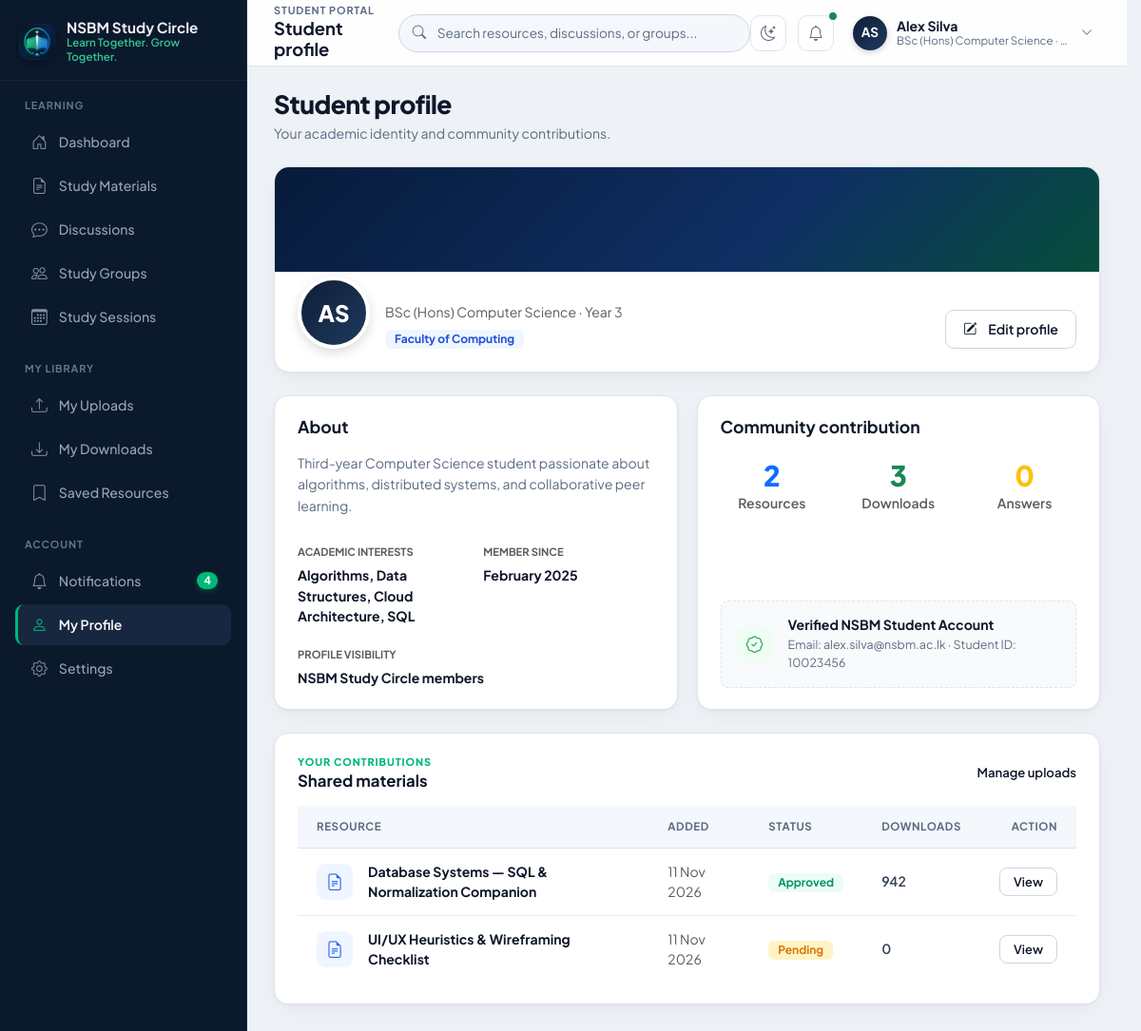
Screenshot of /frontend/student/profile.php (signed in) with the database file from the repository.
### tables this page shows
CREATE TABLE IF NOT EXISTS users (
    id INT AUTO_INCREMENT PRIMARY KEY,
    name VARCHAR(120) NOT NULL,
    email VARCHAR(160) NOT NULL UNIQUE,
    password VARCHAR(255) NOT NULL,
    role ENUM('admin', 'student') NOT NULL DEFAULT 'student',
    admin_type ENUM('Super administrator', 'Content moderator', 'Community moderator') NULL,
    student_id VARCHAR(30) NULL UNIQUE,
    faculty ENUM('Computing', 'Business', 'Engineering', 'Science') NOT NULL DEFAULT 'Computing',
    degree_program VARCHAR(180) DEFAULT 'BSc (Hons) Computer Science · Year 3',
    academic_year VARCHAR(20) DEFAULT 'Year 3',
    status ENUM('Active', 'Pending', 'Suspended') NOT NULL DEFAULT 'Active',
    bio TEXT NULL,
    academic_interests VARCHAR(255) DEFAULT 'Algorithms, Web Development, Databases',
    profile_visibility ENUM('NSBM Study Circle members', 'Public', 'Private') DEFAULT 'NSBM Study Circle members',
    profile_image VARCHAR(255) NULL,
    last_active_at TIMESTAMP NULL DEFAULT CURRENT_TIMESTAMP ON UPDATE CURRENT_TIMESTAMP,
    created_at TIMESTAMP DEFAULT CURRENT_TIMESTAMP,
    updated_at TIMESTAMP DEFAULT CURRENT_TIMESTAMP ON UPDATE CURRENT_TIMESTAMP,
    INDEX idx_users_role (role),
    INDEX idx_users_faculty (faculty),
    INDEX idx_users_status (status)
);

CREATE TABLE IF NOT EXISTS resources (
    id INT AUTO_INCREMENT PRIMARY KEY,
    title VARCHAR(255) NOT NULL,
    description TEXT NULL,
    about_text TEXT NULL,
    whats_included TEXT NULL,
    preview_badge VARCHAR(100) NULL,
    preview_heading VARCHAR(255) NULL,
    preview_subheading VARCHAR(255) NULL,
    subject_id INT NULL,
    module_code VARCHAR(30) NULL,
    faculty ENUM('Computing', 'Business', 'Engineering', 'Science') NOT NULL DEFAULT 'Computing',
    academic_year VARCHAR(20) DEFAULT 'Year 1',
    file_path VARCHAR(255) NOT NULL,
    file_type VARCHAR(20) DEFAULT 'PDF',
    file_size_mb DECIMAL(5,2) DEFAULT 0.00,
    page_count INT DEFAULT 1,
    language VARCHAR(50) DEFAULT 'English',
    uploaded_by INT NOT NULL,
    status ENUM('Pending', 'Approved', 'Rejected', 'Archived') DEFAULT 'Approved',
    downloads INT DEFAULT 0,
    rating DECIMAL(2,1) DEFAULT 5.0,
    ratings_count INT DEFAULT 0,
    created_at TIMESTAMP DEFAULT CURRENT_TIMESTAMP,
    FOREIGN KEY (uploaded_by) REFERENCES users(id) ON DELETE CASCADE,
    INDEX idx_resources_faculty (faculty),
    INDEX idx_resources_status (status),
    INDEX idx_resources_uploaded_by (uploaded_by)
);

### frontend/student/profile.php (the view, shortened to what the rows shown need)
<?php
include_once __DIR__ . '/includes/auth_check.php';
$page_title = 'Student profile';
$userBio = !empty($currentUser['bio']) ? $currentUser['bio'] : 'NSBM undergraduate student collaborating and sharing resources on the NSBM Study Circle platform.';
$userInterests = !empty($currentUser['academic_interests']) ? $currentUser['academic_interests'] : 'Algorithms, Databases, Web Technologies';
$userVisibility = !empty($currentUser['profile_visibility']) ? $currentUser['profile_visibility'] : 'NSBM Study Circle members';
$facultyDisplay = (strpos(strtolower($currentUserFaculty), 'faculty') === 0) ? $currentUserFaculty : "Faculty of {$currentUserFaculty}";
?>
<!DOCTYPE html>
<html lang="en" data-bs-theme="light">
<head>
    <link href="https://cdn.jsdelivr.net/npm/bootstrap@5.3.3/dist/css/bootstrap.min.css" rel="stylesheet">
    <link rel="stylesheet" href="https://cdn.jsdelivr.net/npm/bootstrap-icons@1.11.3/font/bootstrap-icons.min.css">
    <link rel="stylesheet" href="assets/css/student.css">
</head>
<body>
<div class="student-layout">
    <div class="student-main-content">
        <?php include __DIR__ . '/includes/topbar.php'; ?>
        <div class="student-content-body">
            <div class="student-page-header">
                <div>
                    <h2 class="student-page-heading">Student profile</h2>
                </div>
            </div>
            <div class="student-profile-hero">
                <div class="student-profile-body">
                    <div class="d-flex align-items-end gap-3 flex-wrap">
                        <div class="student-profile-avatar-large" id="profileAvatarLarge"><?= htmlspecialchars($currentUserInitials) ?></div>
                        <div>
                            <h3 class="student-hero-heading mb-1" id="profileDisplayName" style="font-size: 1.45rem;"><?= htmlspecialchars($currentUserName) ?></h3>
                            <p class="text-muted mb-1" id="profileDisplayDegree" style="font-size: 0.88rem;"><?= htmlspecialchars($currentUserDegree) ?></p>
                            <span class="badge" id="profileDisplayFaculty" style="background-color: #EFF6FF; color: #1D4ED8; font-weight: 700; font-size: 0.75rem; padding: 4px 10px; border-radius: 6px;">
                                <?= htmlspecialchars($facultyDisplay) ?>
                            </span>
                        </div>
                    </div>
                </div>
            </div>
            <div class="student-grid-2col">
                <div class="student-card mb-0">
                    <h3 class="student-card-title mb-3" style="font-size: 1.1rem;">About</h3>
                    <p class="student-item-subtitle mb-4" id="profileDisplayBio" style="line-height: 1.6; font-size: 0.88rem;">
                        <?= htmlspecialchars($userBio) ?>
                    </p>
                    <div class="row g-3">
                        <div class="col-sm-6">
                            <span class="text-muted text-uppercase fw-bold" style="font-size: 0.7rem;">Academic interests</span>
                            <p class="fw-bold mt-1 mb-0" id="profileDisplayInterests" style="font-size: 0.88rem;"><?= htmlspecialchars($userInterests) ?></p>
                        </div>
                        <div class="col-sm-6">
                        </div>
                        <div class="col-12 mt-3">
                            <span class="text-muted text-uppercase fw-bold" style="font-size: 0.7rem;">Profile visibility</span>
                            <p class="fw-bold mt-1 mb-0" id="profileDisplayVisibility" style="font-size: 0.88rem;"><?= htmlspecialchars($userVisibility) ?></p>
                        </div>
                    </div>
                </div>
                <div class="student-card mb-0 d-flex flex-column justify-content-between">
                    <div class="p-3 rounded-3" style="background-color: var(--navy-surface-alt, #F8FAFC); border: 1px dashed var(--student-card-border);">
                        <div class="d-flex align-items-center gap-3">
                            <div>
                                <h4 class="student-act-title mb-1" style="font-size: 0.88rem;">Verified NSBM Student Account</h4>
                                <p class="student-act-desc mb-0" style="font-size: 0.78rem;">Email: <?= htmlspecialchars($currentUser['email']) ?> · Student ID: <?= htmlspecialchars($currentUser['student_id'] ?? 'CB-Verified') ?></p>
                            </div>
                        </div>
                    </div>
                </div>
            </div>
            <div class="student-card mt-4 mb-0">
                <div class="student-table-responsive">
                    <table class="student-table align-middle">
                        <thead>
                            <tr>
                                <th>Resource</th>
                                <th>Added</th>
                                <th>Status</th>
                                <th>Downloads</th>
                                <th class="text-end">Action</th>
                            </tr>
                        </thead>
                        <tbody>
                            <?php
                            $userUploads = [];
                            if (isset($conn) && $conn && !$conn->connect_error) {
                                $uSql = $conn->query("SELECT * FROM resources WHERE uploaded_by = $currentUserId ORDER BY created_at DESC LIMIT 5");
                                if ($uSql) {
                                    while ($r = $uSql->fetch_assoc()) $userUploads[] = $r;
                                }
                            }
                            ?>
                            <?php if (!empty($userUploads)): ?>
                                <?php foreach ($userUploads as $uRow):
                                    $st = $uRow['status'] ?? 'Approved';
                                    $badgeSt = 'background-color: #ECFDF5; color: #059669;';
                                    if ($st === 'Pending') $badgeSt = 'background-color: #FEF3C7; color: #D97706;';
                                    elseif ($st === 'Rejected') $badgeSt = 'background-color: #FEF2F2; color: #DC2626;';
                                ?>
                                    <tr data-resource-id="<?= (int)$uRow['id'] ?>">
                                        <td>
                                            <div class="d-flex align-items-center gap-3">
                                                <div class="student-res-icon student-res-icon-blue">
                                                    <i class="bi bi-file-earmark-text"></i>
                                                </div>
                                                <div>
                                                    <a href="javascript:void(0)" data-resource-id="<?= (int)$uRow['id'] ?>" class="open-resource-modal text-decoration-none fw-bold" style="color: var(--navy-title);">
                                                        <?= htmlspecialchars($uRow['title']) ?>
                                                    </a>
                                                </div>
                                            </div>
                                        </td>
                                        <td class="text-muted"><?= date('d M Y', strtotime($uRow['created_at'])) ?></td>
                                        <td>
                                            <span class="badge" style="<?= $badgeSt ?> font-weight: 700; font-size: 0.75rem; padding: 4px 10px; border-radius: 6px;">
                                                <?= htmlspecialchars($st) ?>
                                            </span>
                                        </td>
                                        <td class="fw-semibold"><?= (int)$uRow['downloads'] ?></td>
                                        <td class="text-end">
                                            <a href="javascript:void(0)" data-resource-id="<?= (int)$uRow['id'] ?>" class="open-resource-modal student-btn-sm-view">View</a>
                                        </td>
                                    </tr>
                                <?php endforeach; ?>
                            <?php endif; ?>
                        </tbody>
                    </table>
                </div>
            </div>
        </div>
    </div>
</div>
</body>
</html>

### frontend/student/includes/topbar.php (shortened to what the rows shown need)
<?php
$page_title = !empty($page_title) ? $page_title : 'Dashboard';
$studentName = !empty($currentUserName) ? $currentUserName : (!empty($_SESSION['name']) ? $_SESSION['name'] : 'Student');
$studentInitials = !empty($currentUserInitials) ? $currentUserInitials : (function_exists('getStudentInitials') ? getStudentInitials($studentName) : 'ST');
$studentRole = !empty($currentUserDegree) ? $currentUserDegree : (!empty($_SESSION['degree_program']) ? $_SESSION['degree_program'] : 'NSBM Student Member');
?>
<header class="student-topbar">
    <div>
        <h1 class="student-topbar-title"><?= htmlspecialchars($page_title) ?></h1>
    </div>
    <div class="student-topbar-actions">
        <div class="dropdown">
            <div class="student-profile-dropdown" data-bs-toggle="dropdown" aria-expanded="false">
                <div class="student-avatar"><?= htmlspecialchars($studentInitials) ?></div>
                <div class="student-user-info d-none d-sm-block">
                    <p class="student-user-name"><?= htmlspecialchars($studentName) ?></p>
                    <p class="student-user-role text-truncate" style="max-width: 180px;" title="<?= htmlspecialchars($studentRole) ?>"><?= htmlspecialchars($studentRole) ?></p>
                </div>
                <i class="bi bi-chevron-down ms-1 text-muted" style="font-size: 0.75rem;"></i>
            </div>
        </div>
    </div>
</header>

### rows the page displays
users: name "AS", name "Alex Silva", degree_program "BSc (Hons) Computer Science ·…", degree_program "BSc (Hons) Computer Science · Year 3", faculty "Faculty of Computing", bio "Third-year Computer Science student passionate about algorithms, distributed systems, and collaborative peer learning.", academic_interests "Algorithms, Data Structures, Cloud Architecture, SQL", profile_visibility "NSBM Study Circle members", email "alex.silva@nsbm.ac.lk", student "10023456"
resources: title "Database Systems — SQL & Normalization Companion", created_at "11 Nov 2026", status "Approved", downloads "942"
resources: title "UI/UX Heuristics & Wireframing Checklist", created_at "11 Nov 2026", status "Pending", downloads "0"

### other values shown
$page_title "Student profile"
$memberSince "February 2025"
$uploadedCount "2"
$downloadedCount "3"
$answersCount "0"
